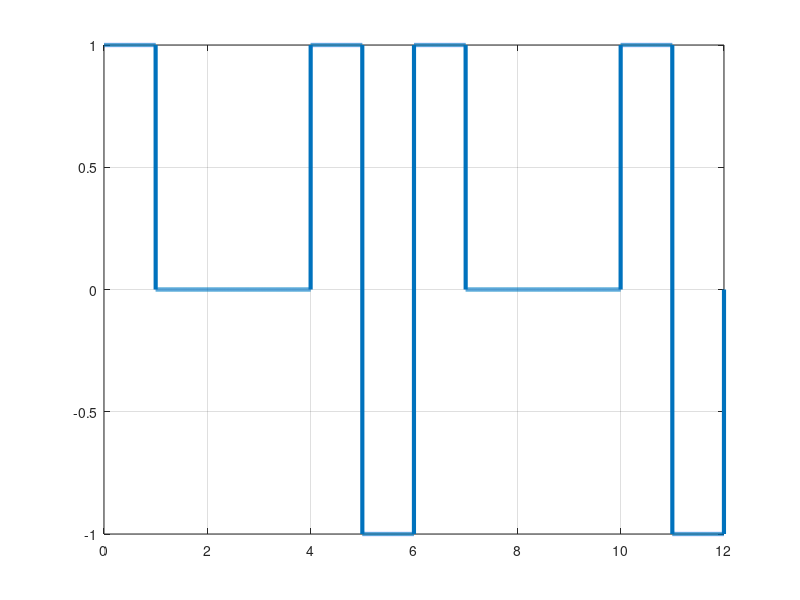

Recreate this plot in MATLAB.
clear;
clc;

bits = [1 0 0 0 0 1 1 0 0 0 0 1];
bitrate = 1;
T = length(bits)/bitrate;
n = 1000;
N = n*length(bits);
dt = T/N;
t = 0:dt:T;
x = zeros(1,length(t));
zero=0;
one=0;
LastNonZero = -1;
for i = 0:length(bits)-1
    if(bits(i+1)) == 1
        one = one+1;
        x(i*n+1:(i+1)*n) = -LastNonZero;
        LastNonZero = -LastNonZero;
    else
        x(i*n+1:(i+1)*n) =0;
        zero=zero+1;
            if(zero==4)
                    if(rem( one,2 )==0)
                        x((i-3)*n+1:(i-2)*n) = -LastNonZero;
                        x(i*n+1:(i+1)*n) = -LastNonZero;
                        LastNonZero = -LastNonZero;
                        zero=0;
                    else
                        x(i*n+1:(i+1)*n) = LastNonZero;
                        zero=0;
                    end
            end
    end
end

plot(t,x,'LineWidth',3);
grid on;
a = x;
x = 0;
for i=1:length(t)
    if t(i)>x
        x = x + 1;
        if(a(i)==1)
            y(x) = a(i);
        else if (a(i)==-1)
                y(x) = -1;
        else
            y(x) = 0;
            end
        end
    end
end
z = y;
for i = 1:length(bits)-4
    if(z(i)~=0 && z(i)==z(i+4))
        z(i+4) = 0;
    end
    if(z(i+1)~=0 && z(i+1)==z(i+4))
        z(i+1) = 0;
        z(i+4) = 0;
    end
end
z = abs(z);
disp('Original Data: ')
disp(bits)
disp('HDB3 Encoding: ')
disp(y)
disp('HDB3 Decoding: ')
disp(z)